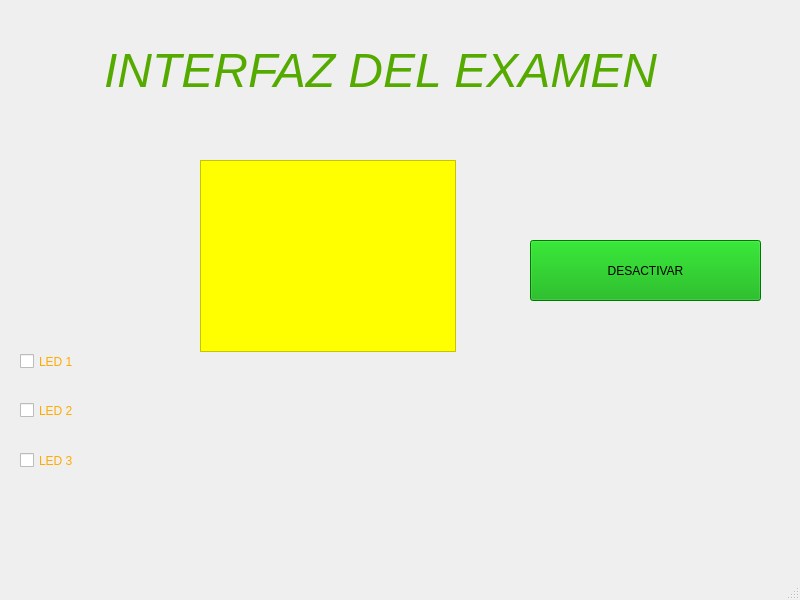
<?xml version="1.0" encoding="UTF-8"?>
<ui version="4.0">
 <class>MainWindow</class>
 <widget class="QMainWindow" name="MainWindow">
  <property name="geometry">
   <rect>
    <x>0</x>
    <y>0</y>
    <width>800</width>
    <height>600</height>
   </rect>
  </property>
  <property name="windowTitle">
   <string>MainWindow</string>
  </property>
  <widget class="QWidget" name="centralwidget">
   <widget class="QListWidget" name="listWidget">
    <property name="geometry">
     <rect>
      <x>200</x>
      <y>160</y>
      <width>256</width>
      <height>192</height>
     </rect>
    </property>
    <property name="styleSheet">
     <string notr="true">font: 75 14pt &quot;Times New Roman&quot;;
background-color: rgb(255, 255, 0);
color: rgb(255, 0, 0);
</string>
    </property>
   </widget>
   <widget class="QPushButton" name="pushButton">
    <property name="geometry">
     <rect>
      <x>530</x>
      <y>240</y>
      <width>231</width>
      <height>61</height>
     </rect>
    </property>
    <property name="styleSheet">
     <string notr="true">background-color: rgb(0, 170, 0);
font: 75 26pt &quot;Times New Roman&quot;;</string>
    </property>
    <property name="text">
     <string>DESACTIVAR</string>
    </property>
   </widget>
   <widget class="QLabel" name="label">
    <property name="geometry">
     <rect>
      <x>90</x>
      <y>30</y>
      <width>581</width>
      <height>81</height>
     </rect>
    </property>
    <property name="text">
     <string>&lt;html&gt;&lt;head/&gt;&lt;body&gt;&lt;p align=&quot;center&quot;&gt;&lt;span style=&quot; font-size:36pt; font-style:italic; color:#55aa00;&quot;&gt;INTERFAZ DEL EXAMEN&lt;/span&gt;&lt;/p&gt;&lt;/body&gt;&lt;/html&gt;</string>
    </property>
   </widget>
   <widget class="QCheckBox" name="checkBox">
    <property name="geometry">
     <rect>
      <x>20</x>
      <y>346</y>
      <width>181</width>
      <height>31</height>
     </rect>
    </property>
    <property name="styleSheet">
     <string notr="true">font: 75 28pt &quot;Times New Roman&quot;;
color: rgb(255, 170, 0);</string>
    </property>
    <property name="text">
     <string>LED 1</string>
    </property>
   </widget>
   <widget class="QCheckBox" name="checkBox_2">
    <property name="geometry">
     <rect>
      <x>20</x>
      <y>390</y>
      <width>191</width>
      <height>41</height>
     </rect>
    </property>
    <property name="styleSheet">
     <string notr="true">font: 75 28pt &quot;Times New Roman&quot;;
color: rgb(255, 170, 0);</string>
    </property>
    <property name="text">
     <string>LED 2</string>
    </property>
   </widget>
   <widget class="QCheckBox" name="checkBox_3">
    <property name="geometry">
     <rect>
      <x>20</x>
      <y>440</y>
      <width>211</width>
      <height>41</height>
     </rect>
    </property>
    <property name="styleSheet">
     <string notr="true">font: 75 28pt &quot;Times New Roman&quot;;
color: rgb(255, 170, 0);font: 75 28pt &quot;Times New Roman&quot;;
color: rgb(255, 170, 0);</string>
    </property>
    <property name="text">
     <string>LED 3</string>
    </property>
   </widget>
  </widget>
  <widget class="QMenuBar" name="menubar">
   <property name="geometry">
    <rect>
     <x>0</x>
     <y>0</y>
     <width>800</width>
     <height>21</height>
    </rect>
   </property>
  </widget>
  <widget class="QStatusBar" name="statusbar"/>
 </widget>
 <resources/>
 <connections/>
</ui>
